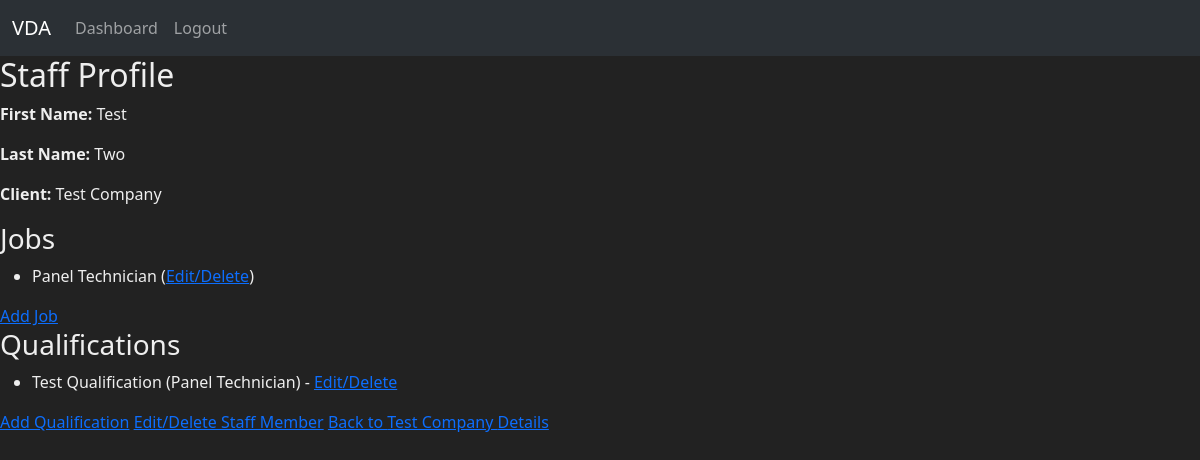
The app's page /staff/2/ with its own data.
### vda/models.py (models this page shows, shortened)
class Staff(models.Model):
    first_name = models.CharField(max_length=100)
    last_name = models.CharField(max_length=100)
    client = models.ForeignKey(Client, on_delete=models.CASCADE, related_name='staff')

class Client(models.Model):
    company_name = models.CharField(max_length=255, unique=True)
    address_line_1 = models.CharField(max_length=255, blank=True, null=True)
    address_line_2 = models.CharField(max_length=255, blank=True, null=True)
    town = models.CharField(max_length=100, blank=True, null=True)
    county = models.CharField(max_length=100, blank=True, null=True)
    postcode = models.CharField(max_length=20, blank=True, null=True)
    phone_number = models.CharField(max_length=20, blank=True, null=True)

class Job(models.Model):
    staff = models.ForeignKey('Staff', on_delete=models.CASCADE, related_name='jobs')
    client = models.ForeignKey('Client', on_delete=models.CASCADE, related_name='jobs')
    role = models.CharField(
        max_length=3,
        choices=[(role.name, role.value) for role in JobRole]
    )

class Qualification(models.Model):
    job = models.ForeignKey(Job, on_delete=models.CASCADE, related_name='qualifications')
    name = models.CharField(max_length=255)
    passed_date = models.DateField()
    expiry_date = models.DateField()

### vda/views.py (the view)
# urls.py: path('staff/<int:staff_id>/', views.staff_profile, name='staff_profile'),
def staff_profile(request, staff_id):
    staff = get_object_or_404(Staff, id=staff_id)
    return render(request, 'staff_profile.html', {'staff': staff})

### vda/templates/staff_profile.html (shortened to what this page needs)
{% extends 'base.html' %}
{% block content %}
    <h2>Staff Profile</h2>
    <p><strong>First Name:</strong> {{ staff.first_name }}</p>
    <p><strong>Last Name:</strong> {{ staff.last_name }}</p>
    <p><strong>Client:</strong> {{ staff.client.company_name }}</p>
    <h3>Jobs</h3>
    <ul>
        {% for job in staff.jobs.all %}
            <li>{{ job.get_role_display }}
                (<a href="{% url 'edit_or_delete_job' job.id %}">Edit/Delete</a>)
            </li>
        {% endfor %}
    </ul>
    <a href="{% url 'create_job' staff.id %}">Add Job</a>
    <h3>Qualifications</h3>
    {% if staff.jobs.exists %}
        <ul>
            {% for job in staff.jobs.all %}
                {% for qualification in job.qualifications.all %}
                    <li>
                        {{ qualification.name }} ({{ job.get_role_display }}) -
                        <a href="{% url 'edit_or_delete_qualification' qualification.id %}">Edit/Delete</a>
                    </li>
                {% endfor %}
            {% endfor %}
        </ul>
    {% else %}
        <p>No qualifications available for this staff member.</p>
    {% endif %}
    <a href="{% url 'create_qualification' staff.id %}">Add Qualification</a>
    <a href="{% url 'edit_or_delete_staff' staff.id %}">Edit/Delete Staff Member</a>
    <a href="{% url 'client_detail' staff.client.id %}">Back to {{ staff.client.company_name }} Details</a>
    {% endblock %}

### vda/static/css/styles.css (style rules this page uses)
*, *::after, *::before { margin: 0; padding: 0; box-sizing: border-box; }
body { background-color: #222 !important; color: #eee !important; }

### records on screen
Staff: first_name "Test", last_name "Two", client.company_name "Test Company"
Job: role "Panel Technician"
Qualification: name "Test Qualification"
